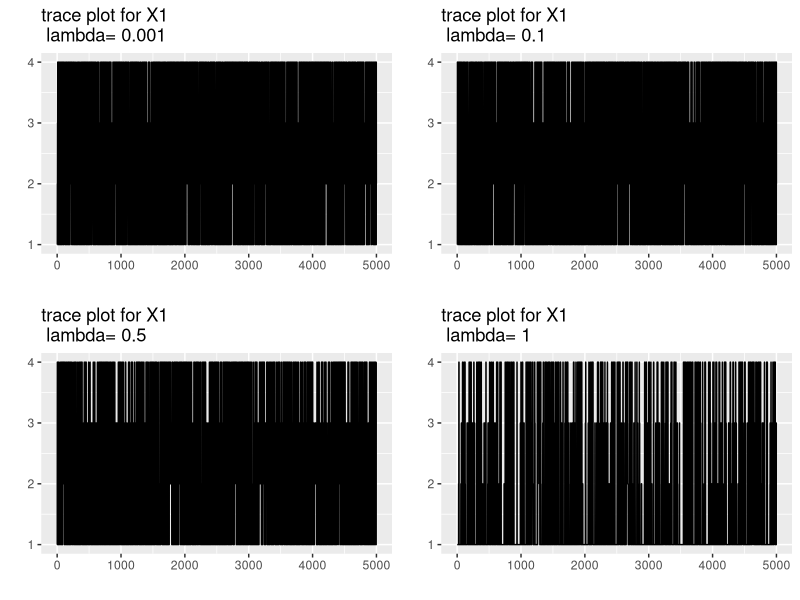
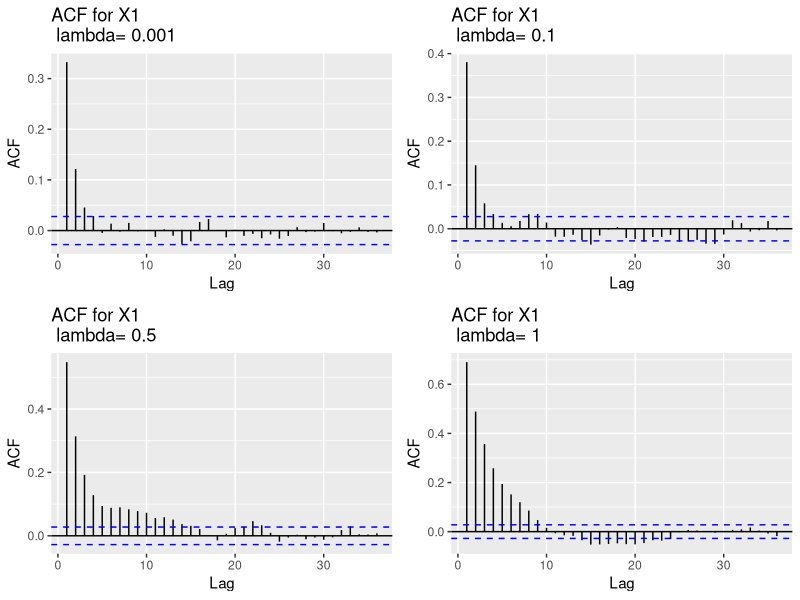

Here is the R script that generated these plots, in order:
library(ggplot2)
library(mvtnorm)
library(gridExtra)
library(forecast)

x1 <- matrix(c(1,2,3,4),nrow= 1, ncol = 4)
x2 <- matrix(c(1,3,2,4),nrow= 1, ncol = 4)

# DEFINITION DE LA DENSITE PI(X°)
pi_density <- function(x,lambda,x_etoiles){
  return(exp(-lambda*sum(x != x_etoiles)))
}

# FONCTION INVERSE DEUX ELEMENTS
inverse_deux_elements <- function(X){
  indices = sample(1:length(X),2)
  temp = X[indices[1]]
  X[indices[1]] <- X[indices[2]]
  X[indices[2]] <- temp
  return(X)
}

# METROPOLIS HASTINGS
pi_density_MCMC <- function(numSim, lambda, x_etoiles){
  X <-matrix(rep(x_etoiles,numSim),numSim,length(x_etoiles),byrow = T)
  for (t in (1:(numSim-1))){
    Xprop=inverse_deux_elements(X[t,])
    
    if(runif(1) < min(1,pi_density(Xprop,lambda,x_etoiles)/pi_density(X[t,],lambda,x_etoiles))){
      X[t+1,]=Xprop
    }
    else{
      X[t+1,]=X[t,]
    }
  }
  return(X)
}

# TESTS
nSim=5000
x_etoiles = x1 # 1 2 3 4
lambda=c(0.001,0.1,0.5,1)
out <- pi_density_MCMC(nSim,lambda,x_etoiles)

# PLOT ACF / TRACE

plotTrace<-lapply(lambda,function(lambda){
  out<-pi_density_MCMC(nSim,lambda,x_etoiles);
  ggplot(as.data.frame(out))+
    geom_line(aes(x = (1:nSim),y=out[,1]))+
    labs(title=paste('trace plot for X1\n', 'lambda=',lambda),x='',y='')
}
)
out[,1]

plotACF<-lapply(lambda,function(lambda){
  out<-pi_density_MCMC(nSim,lambda,x_etoiles);
  ggAcf(out[,1])+
    labs(title=paste('ACF for X1\n','lambda=',lambda))
}
)

grid.arrange(grobs=plotTrace)
grid.arrange(grobs=plotACF)
